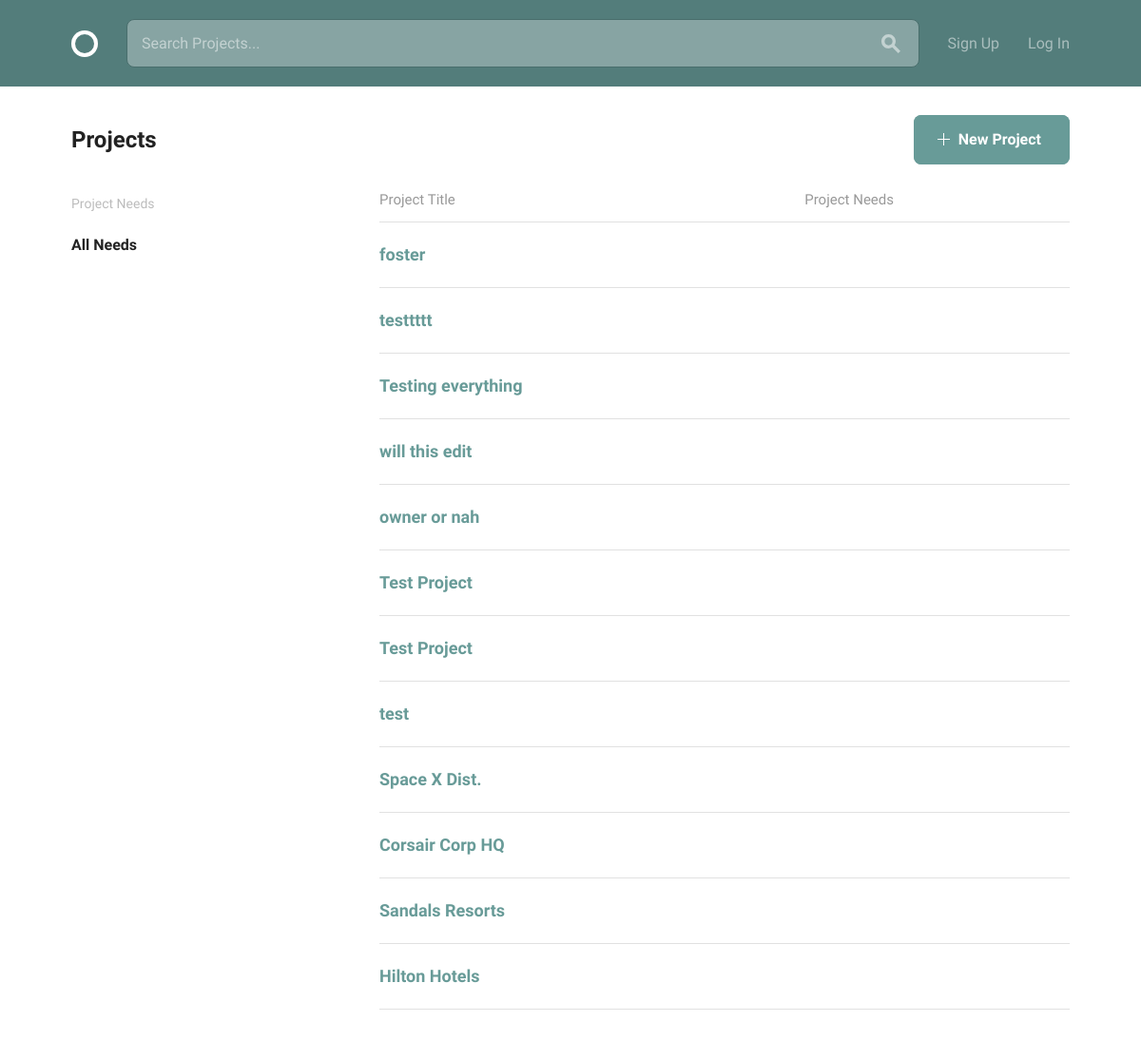
The page /projects/ on the database as committed earlier.
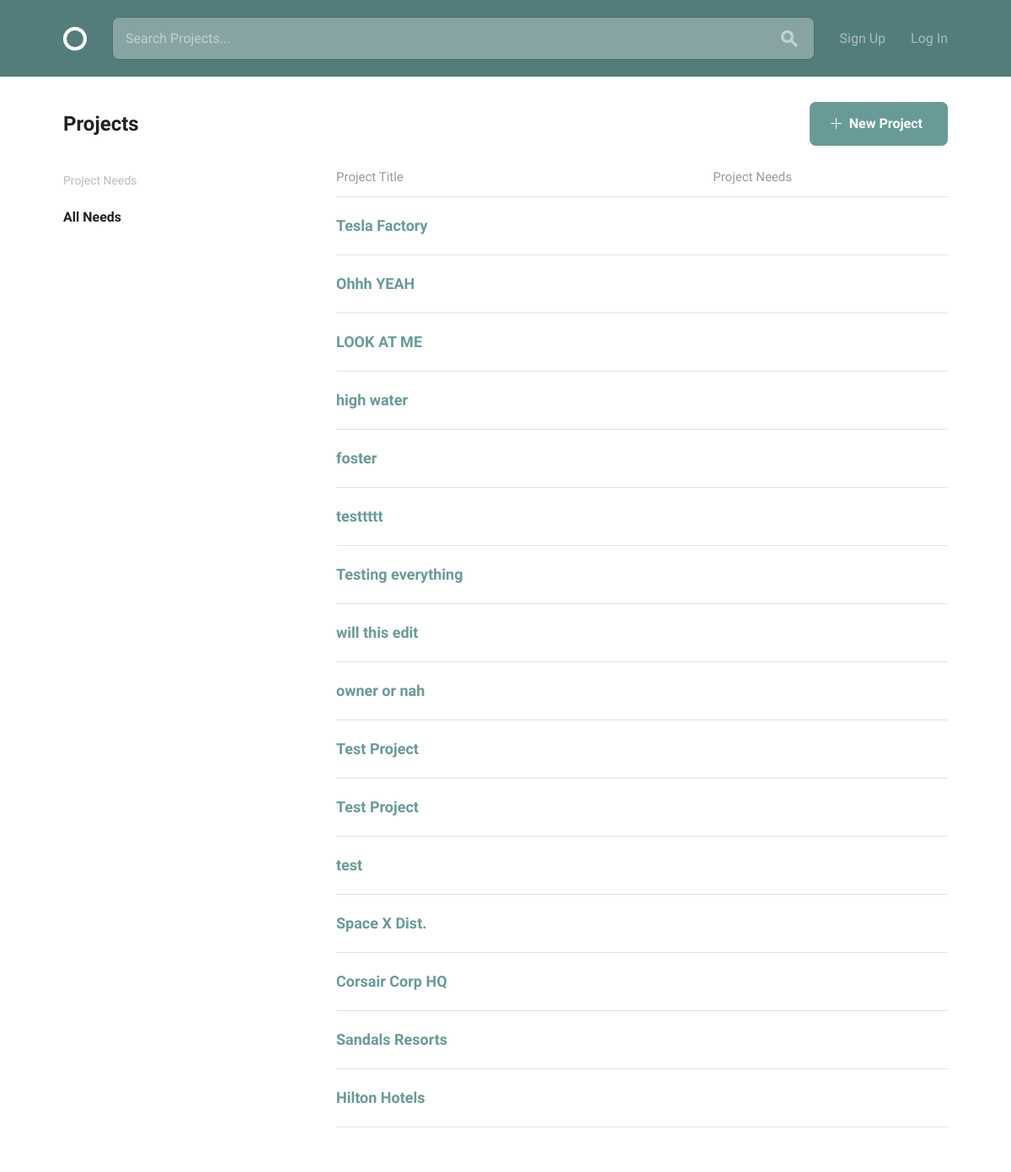
The same page on the database as committed later.
### projects/models.py (models this page shows, shortened)
class Project(models.Model):
    owner = models.ForeignKey(settings.AUTH_USER_MODEL, on_delete=models.CASCADE, null=True)
    title = models.CharField(max_length=30)
    slug = models.SlugField(null=True)
    description = models.CharField(max_length=150)
    timeline = models.CharField(max_length=30)
    requirements = models.CharField(max_length=150)
    date_created = models.DateTimeField(default=timezone.now)
    positions = models.ManyToManyField('Position', related_name="projects")
    count = models.IntegerField(null=True, default=0)
    class Meta:
        ordering = ['-date_created']

### projects/views.py (the view)
# urls.py: path('', views.ProjectList.as_view(), name='projects'),
class ProjectList(ListView):
    model = Project
    template_name = "project_list.html"
    context_object_name = "projects"
    paginate_by = 25
    def get_context_data(self, **kwargs):
        context = super().get_context_data(**kwargs)
        context['now'] = timezone.now()
        context['positions_list'] = Position.objects.all()
        return context

### projects/templates/project_list.html (shortened to what this page needs)
{% extends 'layout.html' %}
{% block body_content %}
  <body>
    <div class="bounds circle--page">
      <div class="circle--page--header circle--fluid">
        <div class="circle--fluid--cell circle--fluid--primary">
          <h2>Projects</h2>
        </div>
        <div class="circle--fluid--cell circle--fluid--secondary">
          <a class="button button-primary icon-on-left"  href="{% url 'projects:project_create' %}">
            <svg version="1.1" xmlns="http://www.w3.org/2000/svg" xmlns:xlink="http://www.w3.org/1999/xlink" x="0px" y="0px" viewBox="0 0 13 13" style="enable-background:new 0 0 13 13;" xml:space="preserve" class="add">
              <polygon points="7,6 7,0 6,0 6,6 0,6 0,7 6,7 6,13 7,13 7,7 13,7 13,6 "/>
            </svg>
            New Project
          </a>
        </div>
      </div>
      <div class="grid-25">
        <div class="circle--filter circle--secondary--module">
          <h4>Project Needs</h4>
          <ul class="circle--filter--list">
            <li><a class="selected">All Needs</a></li>
          </ul>
        </div>
      </div>
      <div class="grid-70 grid-push-5">
        <table class="u-full-width circle--table">
          <thead>
            <tr>
              <th>Project Title</th>
              <th class="circle--cell--right">Project Needs</th>
            </tr>
          </thead>
          {% for project in projects %}
          <tbody>
            <tr class="clickable-row" data-href="{% url 'projects:project_details' slug=project.slug %}">
              <td>
                <h3>{{project.title}}</h3>
              </td>
              {% for position in projects %}
              <td class="circle--cell--right">
              </td>
              {% endfor %}
            </tr>
          </tbody>
          {% endfor %}
        </table>
      </div>
    </div>
  </body>
{% endblock %}

Rows that differ between the two databases and show on the page:
added Project: title "Tesla Factory"
added Project: title "Ohhh YEAH", shown under "Project Needs"
added Project: title "LOOK AT ME", shown under "Project Needs"
added Project: title "high water", shown under "Project Needs"
